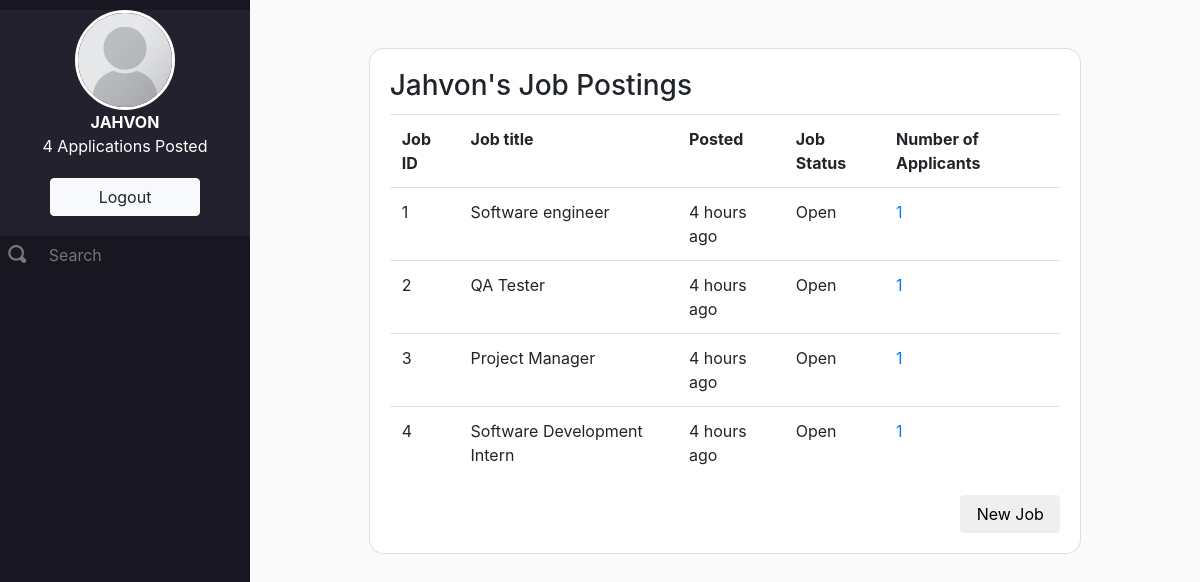
Screenshot of /applications (signed in) with the database file from the repository.
### app/models.py (models this page shows)
class Listings(db.Model):
    id = db.Column(db.Integer, primary_key = True)
    emp_ID = db.Column(db.Integer, db.ForeignKey('employers.id'), nullable = False)
    name = db.Column(db.String(80), nullable = False)
    location = db.Column(db.String(80), nullable = False)
    employer = db.Column(db.String(80), nullable = False)
    posted = db.Column(db.DateTime, nullable=False,default=datetime.now())
    description = db.Column(db.String(500), nullable = False)
    applications = db.relationship('Applications', backref = 'listing_applications', lazy = True)

### app/views.py (the view)
@app.route('/applications')
def applications():
    empApps = models.Listings.query.filter_by(emp_ID=session['userid'])
    numApps = empApps.count()
    jobs = empApps.all()
    return render_template('listings.html', numApps=numApps, listings=jobs)

### app/views.py (called while the page is built)
@app.template_filter()
def timesince(dt, default="just now"):
    now = datetime.utcnow()
    diff = now - dt
    periods = (
        (diff.days / 365, "year", "years"),
        (diff.days / 30, "month", "months"),
        (diff.days / 7, "week", "weeks"),
        (diff.days, "day", "days"),
        (diff.seconds / 3600, "hour", "hours"),
        (diff.seconds / 60, "minute", "minutes"),
        (diff.seconds, "second", "seconds"),
    )
    for period, singular, plural in periods:
        if period:
            return "%d %s ago" % (period, singular if period == 1 else plural)
    return default

### app/templates/listings.html (shortened to what this page needs)
{% extends "layout.html" %}
    {% block head %}
      {{ super() }}
    {% endblock %}
    {% block content %}
    <div class="main-container">
      <div class="nav-left">
        <div class="nav-top">
          <img src="{{ url_for('static', filename='placeholder.png') }}" class="nav-pic rounded-circle">
          <span class="nav-line"><b>{{session['username']|upper}}</b></span>
          <span class="nav-line">{{numApps}} Applications Posted</span>
          <a href="/logout"><button type="button" class="btn btn-light logout-btn">Logout</button></a>
        </div>
        <div class="nav-bottom">
          <form>
            <div class="form-group row">
              <div class="col-sm-2">
                <span class="oi oi-magnifying-glass search-icon" title="magnifying glass" aria-hidden="true"></span>
              </div>
              <div class="col-sm-10">
                <input type="text" class="form-control-plaintext search-input" id="searchBox" placeholder="Search">
              </div>
            </div>
          </form>
        </div>
      </div>
      <div class="main-content">
        <div class="card profile-card">
          <div class="card-body">
            <h3 class="card-title">{{session['username']|capitalize}}'s Job Postings</h3>
            <table class="table">
              <tbody>
                <tr>
                  <th>Job ID</th>
                  <th>Job title</th>
                  <th>Posted</th>
                  <th>Job Status</th>
                  <th>Number of Applicants</th>
                </tr>
                {% for job in listings %}
                  <tr>
                    <td>{{job.id}}</td>
                    <td>{{job.name}}</td>
                    <td>{{job.posted|timesince}}</td>
                    <td>Open</td>
                    <td><a href="/applicants/{{job.id}}">1</a></td>
                  </tr>
                  {% endfor %}
              </tbody>
            </table>
            <a href="/newposting"><button type="button" class="btn btn-default card-link float-right action-btn">New Job</button></a>
          </div>
        </div>
      </div>
    </div>
    {% endblock %}

### app/static/style.css (style rules this page uses)
body { background-color: #FAFAFA; }
.main-container { height: 100%; }
.nav-left { background-color: #181621; height: 100vh; width: 250px; top: 0; position: fixed; z-index: -1; text-align: center; padding-top: 10px; color: #FFF; }
.main-content { background-color: #FAFAFA; position: absolute; padding-left: 250px; height: 100%; width: 100%; z-index: -100; }
.nav-pic { height: 100px; border: 3px solid #fff; display: block; margin: auto; }
.nav-line { display: block; }
.nav-top { background-color: #23212E; }
.nav-bottom { text-align: left; color: #777; }
.search-icon { font-size: 18px; color: #777; text-align: center; margin: 50%; }
.search-input { color: #777; }
.logout-btn { margin: 20px 0 20px 0; width: 150px; }
.profile-card { width: 75%; margin-left: auto; margin-right: auto; margin-top: 5%; margin-bottom: 5%; border-radius: 15px; }
.action-btn { width: 100px; }

### rows the page displays
Listings: id "1", name "Software engineer", posted "4 hours ago"
Listings: id "2", name "QA Tester", posted "4 hours ago"
Listings: id "3", name "Project Manager", posted "4 hours ago"
Listings: id "4", name "Software Development Intern", posted "4 hours ago"

### other values shown
{{ session['username']|upper }} "JAHVON"
{{ numApps }} "4"
{{ session['username']|capitalize }} "Jahvon"
